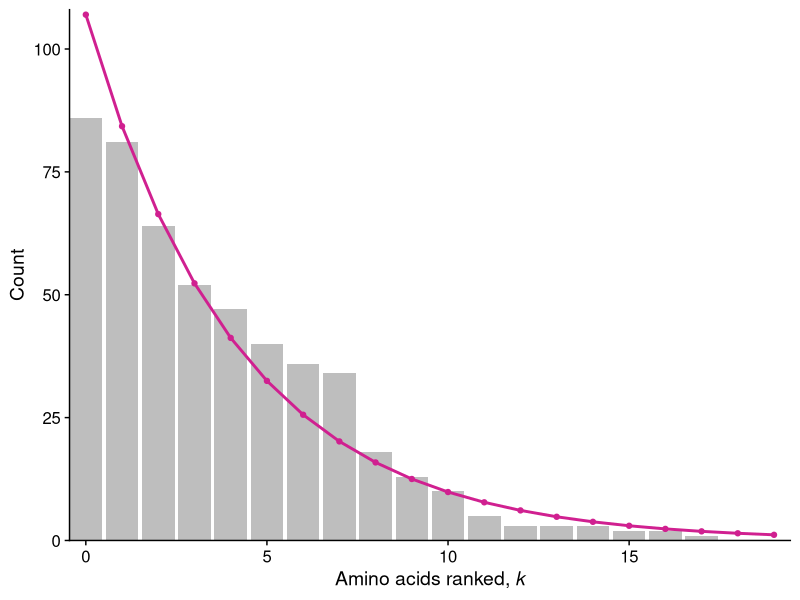
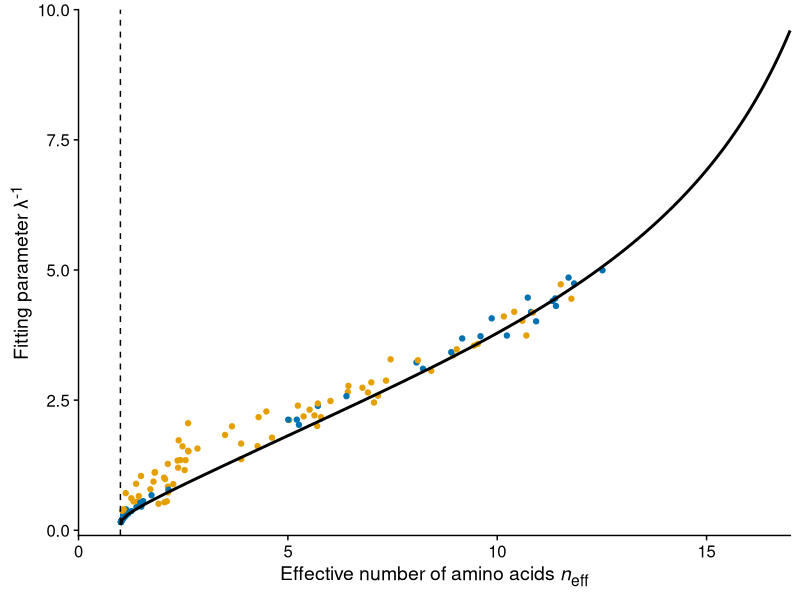

Write the R code that produced these figures, in order.
## ---- chunk 1
knitr::opts_chunk$set(echo = TRUE)
## ---- chunk 2
# fit linear model to normalized, log-transformed data
# set intercept to 0, only fitting 1 parameter (slope)

# load packages
library(tidyverse)
library(stringr)
library(cowplot)
library(broom)
library(ggtext)
theme_set(theme_cowplot())
## ---- chunk 3
# read in data
alignment <-read_csv("data/simulated/results_1B4T_A_evolved_split.csv", col_types = cols(.default = "c")) 

# tidy data used for null
alignment %>% 
  mutate(sequence = as.numeric(1:nrow(alignment)) ) %>% 
  gather(key = "site", value = "aa", 1:153) -> tidy_align  

tidy_align$site = as.numeric(tidy_align$site) 
## ---- chunk 4
# determine the number of each AA at each site
tidy_align %>% 
  group_by(site, aa) %>% 
  summarize(count = n()) -> site_aa_count

empty_counts <- tibble(aa = c('A', 'C', 'D', 'E', 'F', 'G', 'H', 'I', 'K', 'L', 'M', 'N', 'P', 'Q', 'R', 'S', 'T', 'V', 'W', 'Y'), 
                           count = rep(0, 20))

# 1. First write a function that can take a data frame with amino acids at one site, and return a data frame with counts, including zeros.
count_by_site <- function(site_df) {
  site_df %>% 
    group_by(aa) %>% 
    summarize(count = n()) -> counts
  full_join(counts, anti_join(empty_counts, counts, by = 'aa'))
}

# 2. Then call that function for all sites and combine the resulting data frames.
tidy_align %>% 
  nest(data = -site) %>%
  mutate(counts = map(data, count_by_site)) %>%
  dplyr::select(-data) %>%   
  unnest(cols = c(counts)) -> all_count


## ---- chunk 5
# USING ONLY OBSERVED AA
# order aa by relative frequency
all_count %>%
  arrange(all_count$site, desc(count)) -> ordered_count

# make the categorical variable (aa) numerical (k) by numbering aa's 1-20 in order of freq
ordered_count %>%
  group_by(site) %>%
  mutate(k = as.numeric(0:19)) -> ordered_count
  #mutate(k = as.numeric(1:20)) -> ordered_count

# remove aa with zero values
ordered_count %>%
  filter(count > 0) -> observed_aa

# count relative to most frequent - rescale to 1 for highly conserved sites
observed_aa %>%
  group_by(site) %>%
  mutate(rel_count = count/max(count)) -> observed_aa

# log-transformed data
observed_aa %>%
  mutate(ln_count = log(rel_count)) -> observed_aa 

# fit to a linear function, using map and BROOM 
# SET INTERCEPT TO 0
observed_aa %>% 
  nest(data = -site) %>%
  mutate(fit = map(data, ~ lm(ln_count ~ 0 + k, data = .)),
         #intercept = map_dbl(fit, ~ (.)$coefficients[1]),
         slope = map_dbl(fit, ~ (.)$coefficients[1])) %>% 
  select(-data, -fit) -> observed_fits

# data frame with slope from linear fit to log transformed data - slope = gamma, intercept = 0
#head(observed_fits)

# visualize the distribution (at a given site) with linear fits
# NOTE: sites that are highly conserved for a single aa still look exponential in log scale (see sites 3 and 9 as example) 3, 6, 33
ordered_count %>%
  group_by(site) %>%
  mutate(rel_count = count/max(count)) -> ordered_count
ordered_count %>%
  mutate(ln_count = log(rel_count)) -> ordered_count

ordered_count %>% 
  left_join(observed_fits, by = "site") %>%
  mutate(est_dist = slope*exp(k*slope)) -> ordered_count

# rescale to compare w raw count
ordered_count %>%
  group_by(site) %>%
  mutate(est_rel = est_dist/sum(est_dist)) %>%
  mutate(est_count = sum(count)*est_rel) -> ordered_count
## ---- chunk 6
# use raw count
ordered_count %>% nest(data = -site) %>%
  ungroup() %>%
  mutate(chisq = map(data, ~ sum(((.$count - .$est_count)^2)/.$est_count)),
         p_value = map_dbl(chisq, ~ pchisq(., 18, lower.tail=FALSE))) %>% 
  select(-data) %>%
  mutate(p.adjusted = p.adjust(p_value, method= "fdr")) -> chisq_results

chisq_results %>%
  mutate(result = "pass") -> chisq_results

# REMOVE conserved sites with a single aa
chisq_results %>% 
  filter(p_value != "NaN") -> chisq_results

chisq_results$result[chisq_results$p_value < 0.05] <- "fail"

chisq_results %>% filter(result == "fail") %>% nrow()/nrow(chisq_results)
chisq_results$chisq <- as.numeric(chisq_results$chisq)

#test manually for a few sites
#df1 <- filter(ordered_count, site == 1)
#chisq1 <- sum((df1$count - df1$est_count)^2/df1$est_count)
#pchisq(chisq1, 18, lower.tail = FALSE)



## ---- chunk 7
ordered_count %>%
  filter(site == 35) %>%
  ggplot(aes(x = k)) +
  geom_bar(aes(y = count), fill = "grey", stat='identity') +
  geom_point(aes(y = est_count, color = "violetred")) +
  geom_line(aes(y = est_count, color = "violetred"), size = 1) +
  scale_color_manual(name = "distribution",
                     values = c("grey" = "grey", "violetred" = "violetred"),
                     labels = c("actual", "estimated"))  +
  scale_x_continuous(
    breaks = c(0, 5, 10, 15), 
    expand = c(0, 0)
  ) +
  scale_y_continuous(
    breaks = c(0, 25, 50, 75, 100), 
    expand = c(0, 0),
    limits = c(0, 108)
  ) +
  labs(x = "Amino acids ranked, *k*", y = "Count") +
  theme(
    legend.position = "none",
    axis.title.x = element_markdown()
  ) -> fig1

fig1
save_plot("figure1.pdf", fig1, ncol = 1, nrow = 1, base_height = 3.71,
          base_asp = 1.618, base_width = NULL)

## ---- chunk 8
# site_aa_count is actual dist. DOES NOT CONTAIN AA AT ZERO

# eff aa for actual distribution
observed_aa %>%
  group_by(site) %>%
  mutate(frequency = (count)/sum(count)) -> site_aa_freq

site_aa_freq %>% 
  mutate(flnf = frequency*log(frequency)) %>%
  group_by(site) %>% 
  summarize(entropy = -sum(flnf),
            eff_aa = exp(entropy),
            n = length(unique(aa))) -> eff_aa_all

# eff aa for estimated distribution
ordered_count %>% 
  group_by(site) %>%
  mutate(freq = (est_count)/sum(est_count)) -> site_aa_freq_2
site_aa_freq_2 %>% 
  mutate(flnf = freq*log(freq)) %>%
  group_by(site) %>%
  summarize(entr = -sum(flnf),
            eff_aa_est = exp(entr)) -> eff_aa_all_est

left_join(eff_aa_all, eff_aa_all_est) -> compare_eff_aa

## ---- chunk 9
observed_fits %>%
  left_join(eff_aa_all) %>% 
  select(site, slope, eff_aa)-> gam_v_effaa

gam_v_effaa %>%
  left_join(chisq_results) %>% 
  select(site, slope, eff_aa, result) -> gam_v_effaa

neff2 <- function(lambda_inv) {
  lambda <- 1/lambda_inv
  pi <- lambda*exp(-lambda*(0:19))
  #pi <- lambda*exp(-lambda*(1:20))
  C <- sum(pi)
  pi <- pi/C
  exp(-sum(pi*log(pi)))
}

df_theory2 <- data.frame(lambda_inv = (0:-100)/10, ne = vapply((0:-100)/10, neff2, numeric(1)))
## ---- chunk 10

ggplot(gam_v_effaa, 
       aes(x = eff_aa, y = -1/slope)) + 
  geom_point(aes(color = result)) +
  geom_line(
    data = df_theory2, 
    aes(ne, -1*lambda_inv), 
    inherit.aes = FALSE, 
    size = 1
  ) +
  geom_vline(
    xintercept = 1, 
    linetype = 2
  ) +
  labs(
    x = "Effective number of amino acids *n*<sub>eff</sub>", 
    y = "Fitting parameter &lambda;<sup>-1</sup>"
  ) +
  theme(
    legend.position = "none",
    axis.title.x = element_markdown(),
    axis.title.y = element_markdown()
  ) +
  scale_x_continuous(
    breaks = c(0,5,10,15),
    limits = c(0,17),
    expand = c(0,0)
  ) +
  scale_y_continuous(
    limits = c(-0.1,10),
    expand = c(0,0)
  ) +
  scale_color_manual(
    values = c("#E69F00", "#0072B2")
  ) +
  coord_cartesian(clip = "off") -> fig2

fig2
save_plot("figure2.png", fig2, ncol = 1, nrow = 1, base_height = 3.71,
          base_asp = 1.618, base_width = NULL)
